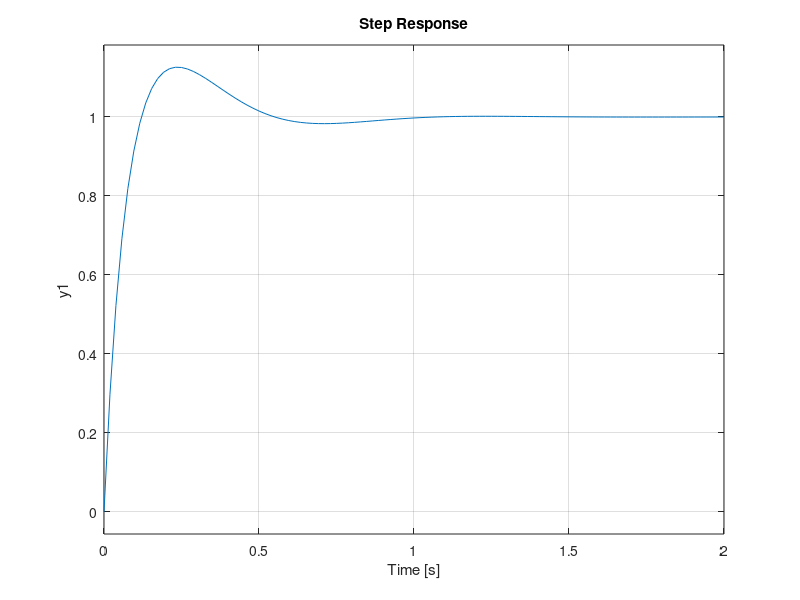

This figure's MATLAB source:
clc
clear all;
s=tf('s');
G1=tf(59.292,[1,6.9779,15.1239]);
D1=3;
D2=3+15/s;
D3=3+(15/s)+0.3*s;

M1=feedback(G1*D1,1)
M2=feedback(G1*D2,1)
M3=feedback(G1*D3,1)

step(M1);
hold on
step(M2);
step(M3);


